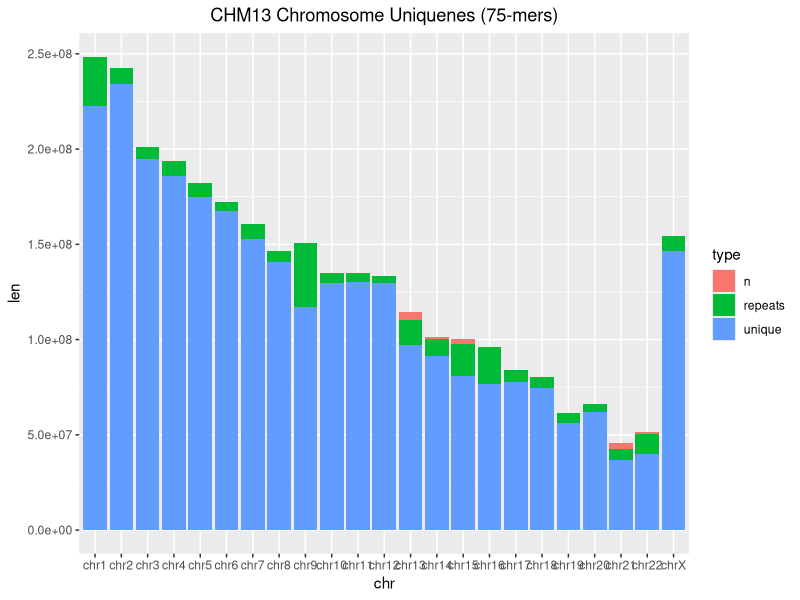
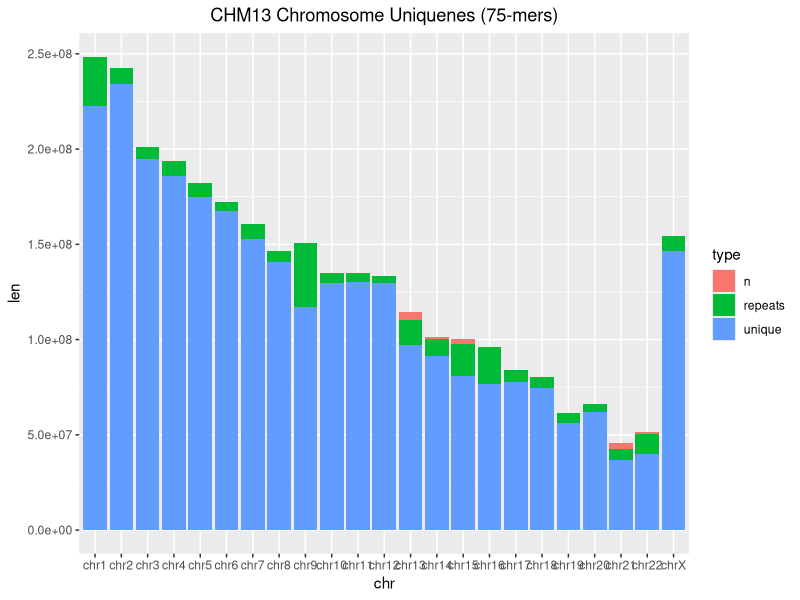
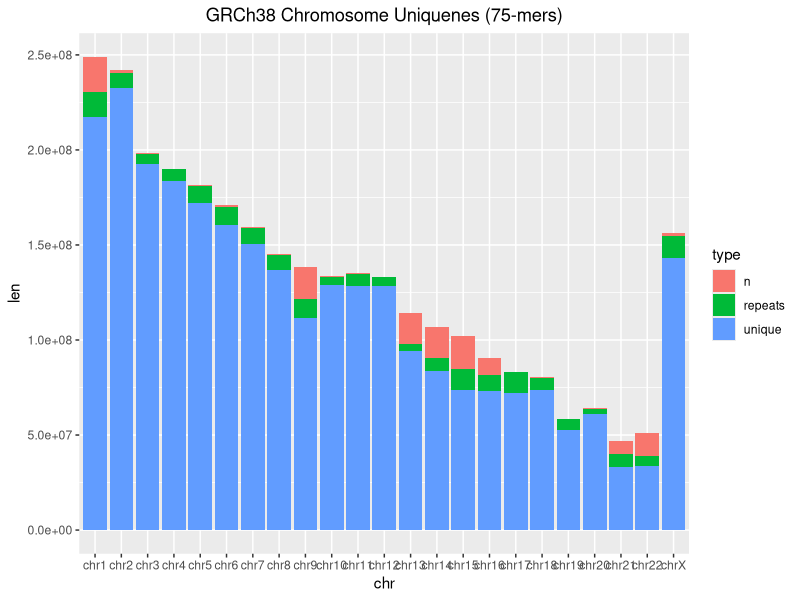
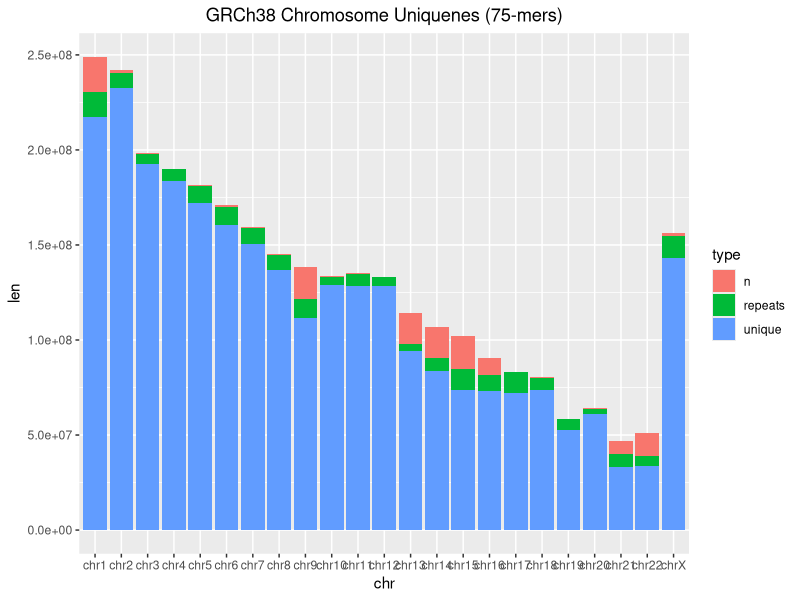
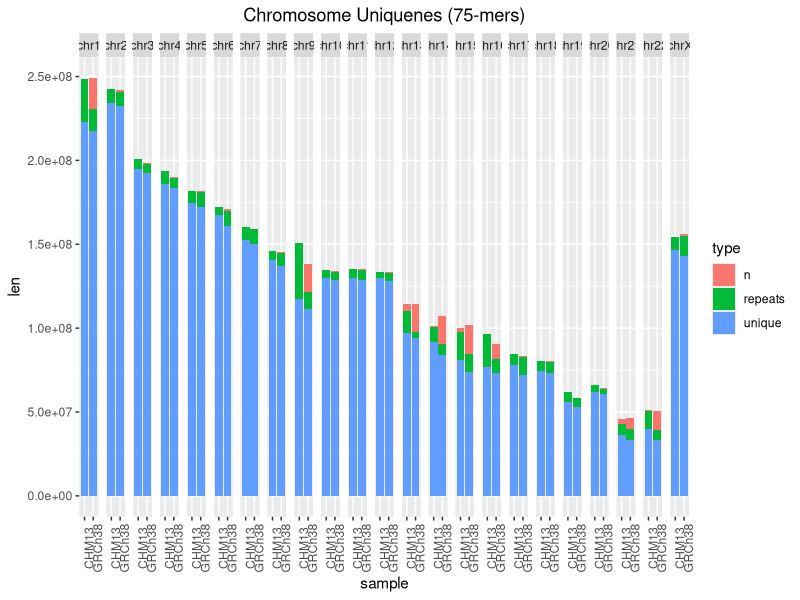
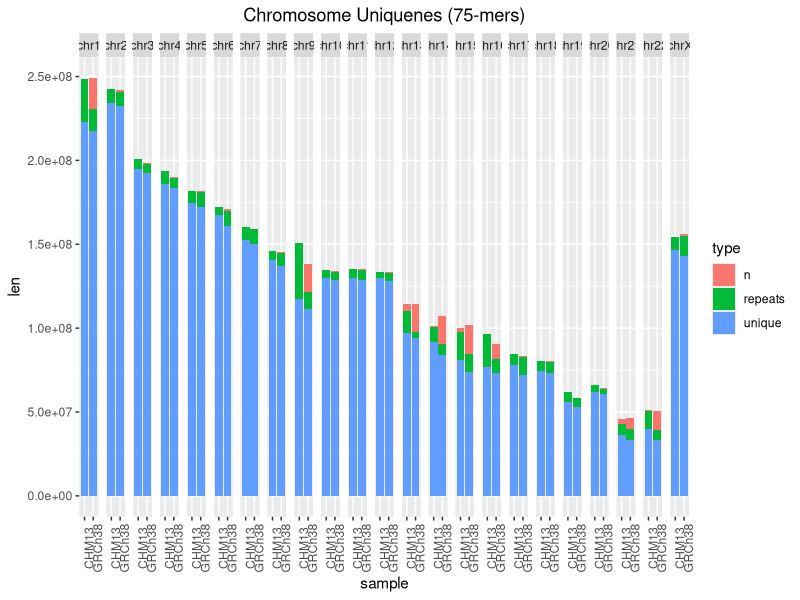
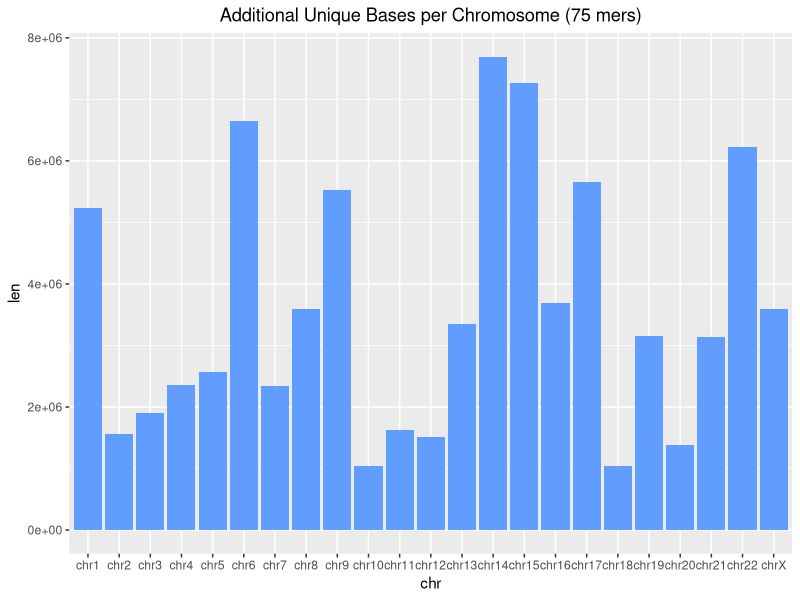
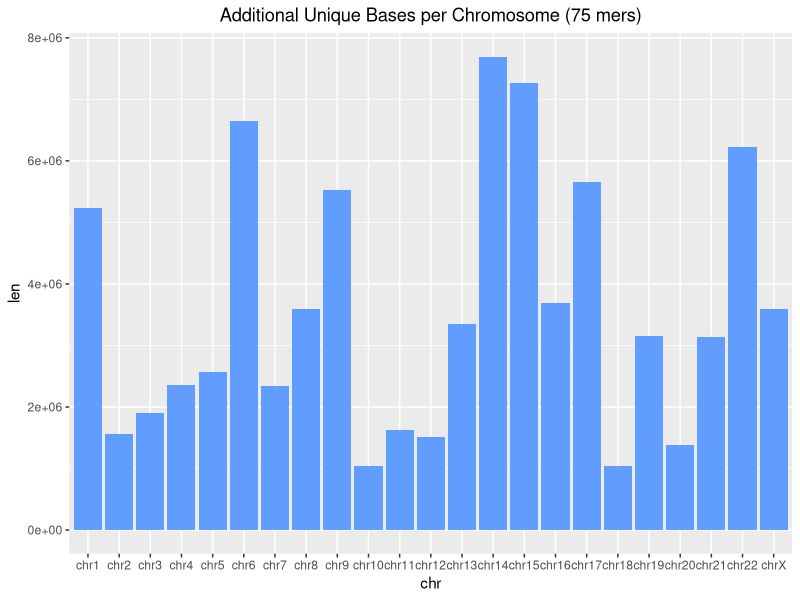

R code for these plots, in order:
library(dplyr)   # For data manipulation
library(ggplot2) # For data visualization
library(tidyr)
library(scales)

setwd("/Users/mschatz/Dropbox/Documents/Projects/T2T/t2t-variants/chromosome_repeats")
dir.create("plot")

## chm13 
###############################################################################

chm_uniq  <- read.table("chm13v1_75mer.txt")
chm_n     <- read.table("chm13v1_N.txt")

chm <- data.frame(chr=chm_uniq[[1]], unique=chm_uniq[[2]], n=chm_n[[2]], repeats=chm_uniq[[4]]-chm_uniq[[2]]-chm_n[[2]], total=chm_uniq[[4]])
chm$chr = factor(chm$chr, chm$chr)
chm_long <- pivot_longer(chm, cols=2:4, names_to="type", values_to="len")
chm_long$sample <- "CHM13"

pdf("plot/chm13_chromosome_uniqueness.pdf", width=11, height=8.5)
ggplot(chm_long, aes(x=chr, y=len)) + geom_col(aes(fill=type)) + ggtitle("CHM13 Chromosome Uniquenes (75-mers)") + theme(plot.title = element_text(hjust = 0.5))
dev.off()

png("plot/chm13_chromosome_uniqueness.png", width=11, height=8.5, units="in", res=300)
ggplot(chm_long, aes(x=chr, y=len)) + geom_col(aes(fill=type)) + ggtitle("CHM13 Chromosome Uniquenes (75-mers)") + theme(plot.title = element_text(hjust = 0.5))
dev.off()



## hg38
###############################################################################

hg38_uniq <- read.table("GRCh38p13_75mer.txt")
hg38_n    <- read.table("GRCh38p13_N.txt")

hg38 <- data.frame(chr=hg38_uniq[[1]], unique=hg38_uniq[[2]], n=hg38_n[[2]], repeats=hg38_uniq[[4]]-hg38_uniq[[2]]-hg38_n[[2]], total=hg38_uniq[[4]])
hg38$chr = factor(hg38$chr, hg38$chr)
hg38_long <- pivot_longer(hg38, cols=2:4, names_to="type", values_to="len")
hg38_long$sample <- "GRCh38"

pdf("plot/grch38_chromosome_uniqueness.pdf", width=11, height=8.5)
ggplot(hg38_long, aes(x=chr, y=len)) + geom_col(aes(fill=type)) + ggtitle("GRCh38 Chromosome Uniquenes (75-mers)") + theme(plot.title = element_text(hjust = 0.5))
dev.off()


png("plot/grch38_chromosome_uniqueness.png", width=11, height=8.5, units="in", res=300)
ggplot(hg38_long, aes(x=chr, y=len)) + geom_col(aes(fill=type)) + ggtitle("GRCh38 Chromosome Uniquenes (75-mers)") + theme(plot.title = element_text(hjust = 0.5))
dev.off()


## genome comparison
###############################################################################

all_long <- rbind(hg38_long, chm_long)

pdf("plot/cmp_chromosome_uniqueness.pdf", width=11, height=8.5)
ggplot(all_long, aes(x=sample, y=len)) + geom_col(aes(fill=type)) + facet_grid(~chr) + theme(axis.text.x = element_text(angle = 90)) + ggtitle("Chromosome Uniquenes (75-mers)") + theme(plot.title = element_text(hjust = 0.5))
dev.off()

png("plot/cmp_chromosome_uniqueness.png", width=11, height=8.5, units="in", res=300)
ggplot(all_long, aes(x=sample, y=len)) + geom_col(aes(fill=type)) + facet_grid(~chr) + theme(axis.text.x = element_text(angle = 90)) + ggtitle("Chromosome Uniquenes (75-mers)") + theme(plot.title = element_text(hjust = 0.5))
dev.off()



## extra unique bases per chromosome
###############################################################################

colors=hue_pal()(3)

extra_unique = data.frame(chr=hg38$chr, len=chm$unique-hg38$unique)
sum(extra_unique$len)

pdf("plot/cmp_chromosome_extra_unique.pdf", width=11, height=8.5)
ggplot(extra_unique, aes(x=chr, y=len)) + geom_col(fill=colors[3]) + labs(title="Additional Unique Bases per Chromosome (75 mers)") + theme(plot.title = element_text(hjust = 0.5))
dev.off()

png("plot/cmp_chromosome_extra_unique.png", width=11, height=8.5, units="in", res=300)
ggplot(extra_unique, aes(x=chr, y=len)) + geom_col(fill=colors[3]) + labs(title="Additional Unique Bases per Chromosome (75 mers)") + theme(plot.title = element_text(hjust = 0.5))
dev.off()


## extra total bases per chromosome
###############################################################################

extra_total = data.frame(chr=hg38$chr, len=chm$total-hg38$total)
sum(extra_total$len)

pdf("plot/cmp_chromosome_extra_bases.pdf", width=11, height=8.5)
ggplot(extra_total, aes(x=chr, y=len)) + geom_col(fill=colors[3]) + labs(title="Chromosome length differences (all bases)") + theme(plot.title = element_text(hjust = 0.5))
dev.off()

png("plot/cmp_chromosome_extra_bases.png", width=11, height=8.5, units="in", res=300)
ggplot(extra_total, aes(x=chr, y=len)) + geom_col(fill=colors[3]) + labs(title="Chromosome length differences (all bases)") + theme(plot.title = element_text(hjust = 0.5))
dev.off()


## extra non-n
###############################################################################

extra_nonn = data.frame(chr=hg38$chr, len=(chm$total-chm$n)-(hg38$total-hg38$n))
sum(extra_nonn$len)

pdf("plot/cmp_chromosome_extra_nonn.pdf", width=11, height=8.5)
ggplot(extra_nonn, aes(x=chr, y=len)) + geom_col(fill=colors[3]) + labs(title="Chromosome length differences (non-n bases)") + theme(plot.title = element_text(hjust = 0.5))
dev.off()

png("plot/cmp_chromosome_extra_nonn.png", width=11, height=8.5, units="in", res=300)
ggplot(extra_nonn, aes(x=chr, y=len)) + geom_col(fill=colors[3]) + labs(title="Chromosome length differences (non-n bases)") + theme(plot.title = element_text(hjust = 0.5))
dev.off()

